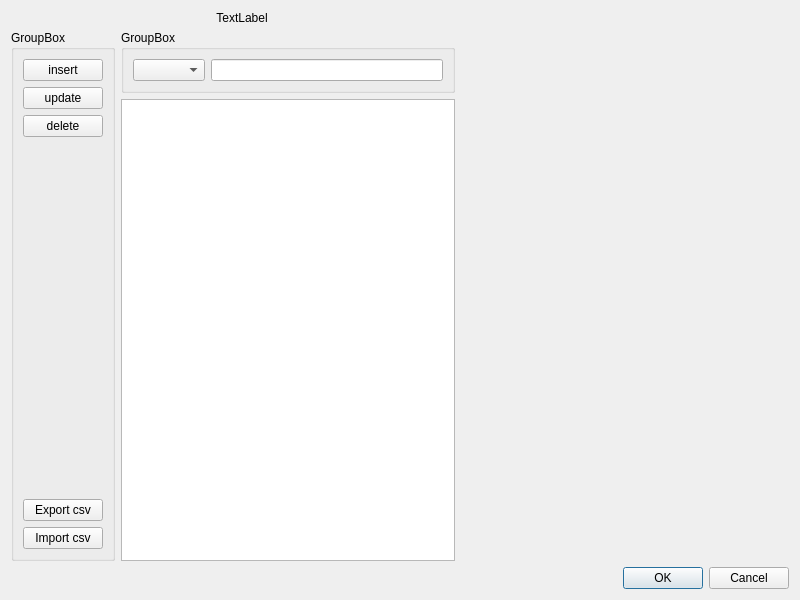
<?xml version="1.0" encoding="UTF-8"?>
<ui version="4.0">
 <class>CommonView</class>
 <widget class="QDialog" name="CommonView">
  <property name="geometry">
   <rect>
    <x>0</x>
    <y>0</y>
    <width>800</width>
    <height>600</height>
   </rect>
  </property>
  <property name="windowTitle">
   <string>Dialog</string>
  </property>
  <layout class="QVBoxLayout" name="verticalLayout_3">
   <item>
    <widget class="QLabel" name="Titre">
     <property name="maximumSize">
      <size>
       <width>462</width>
       <height>13</height>
      </size>
     </property>
     <property name="layoutDirection">
      <enum>Qt::LeftToRight</enum>
     </property>
     <property name="text">
      <string>TextLabel</string>
     </property>
     <property name="alignment">
      <set>Qt::AlignCenter</set>
     </property>
    </widget>
   </item>
   <item>
    <layout class="QHBoxLayout" name="horizontalLayout">
     <item>
      <layout class="QVBoxLayout" name="verticalLayout_2">
       <item>
        <widget class="QGroupBox" name="groupBox">
         <property name="title">
          <string>GroupBox</string>
         </property>
         <layout class="QVBoxLayout" name="verticalLayout_7">
          <item>
           <layout class="QVBoxLayout" name="verticalLayout_6">
            <item>
             <widget class="QPushButton" name="InsetB">
              <property name="text">
               <string>insert</string>
              </property>
             </widget>
            </item>
            <item>
             <widget class="QPushButton" name="UpdateB">
              <property name="text">
               <string>update</string>
              </property>
             </widget>
            </item>
            <item>
             <widget class="QPushButton" name="DeleteB">
              <property name="text">
               <string>delete</string>
              </property>
             </widget>
            </item>
            <item>
             <spacer name="verticalSpacer">
              <property name="orientation">
               <enum>Qt::Vertical</enum>
              </property>
              <property name="sizeHint" stdset="0">
               <size>
                <width>20</width>
                <height>40</height>
               </size>
              </property>
             </spacer>
            </item>
            <item>
             <widget class="QPushButton" name="ExportB">
              <property name="text">
               <string>Export csv</string>
              </property>
             </widget>
            </item>
            <item>
             <widget class="QPushButton" name="ImportB">
              <property name="text">
               <string>Import csv</string>
              </property>
             </widget>
            </item>
           </layout>
          </item>
         </layout>
        </widget>
       </item>
      </layout>
     </item>
     <item>
      <layout class="QVBoxLayout" name="verticalLayout_5">
       <item>
        <widget class="QGroupBox" name="groupBox_2">
         <property name="title">
          <string>GroupBox</string>
         </property>
         <layout class="QHBoxLayout" name="horizontalLayout_2">
          <item>
           <widget class="QComboBox" name="comboBox"/>
          </item>
          <item>
           <widget class="QLineEdit" name="lineEdit"/>
          </item>
         </layout>
        </widget>
       </item>
       <item>
        <widget class="QTableView" name="tableView">
         <property name="sizeAdjustPolicy">
          <enum>QAbstractScrollArea::AdjustToContents</enum>
         </property>
         <property name="editTriggers">
          <set>QAbstractItemView::NoEditTriggers</set>
         </property>
         <attribute name="horizontalHeaderStretchLastSection">
          <bool>true</bool>
         </attribute>
         <attribute name="verticalHeaderVisible">
          <bool>true</bool>
         </attribute>
        </widget>
       </item>
      </layout>
     </item>
     <item>
      <spacer name="horizontalSpacer">
       <property name="orientation">
        <enum>Qt::Horizontal</enum>
       </property>
       <property name="sizeHint" stdset="0">
        <size>
         <width>40</width>
         <height>20</height>
        </size>
       </property>
      </spacer>
     </item>
    </layout>
   </item>
   <item>
    <widget class="QDialogButtonBox" name="buttonBox">
     <property name="orientation">
      <enum>Qt::Horizontal</enum>
     </property>
     <property name="standardButtons">
      <set>QDialogButtonBox::Cancel|QDialogButtonBox::Ok</set>
     </property>
    </widget>
   </item>
  </layout>
 </widget>
 <resources/>
 <connections>
  <connection>
   <sender>buttonBox</sender>
   <signal>accepted()</signal>
   <receiver>CommonView</receiver>
   <slot>accept()</slot>
   <hints>
    <hint type="sourcelabel">
     <x>257</x>
     <y>290</y>
    </hint>
    <hint type="destinationlabel">
     <x>157</x>
     <y>274</y>
    </hint>
   </hints>
  </connection>
  <connection>
   <sender>buttonBox</sender>
   <signal>rejected()</signal>
   <receiver>CommonView</receiver>
   <slot>reject()</slot>
   <hints>
    <hint type="sourcelabel">
     <x>325</x>
     <y>290</y>
    </hint>
    <hint type="destinationlabel">
     <x>286</x>
     <y>274</y>
    </hint>
   </hints>
  </connection>
 </connections>
 <slots>
  <slot>Insert(IEntity*)</slot>
 </slots>
</ui>
